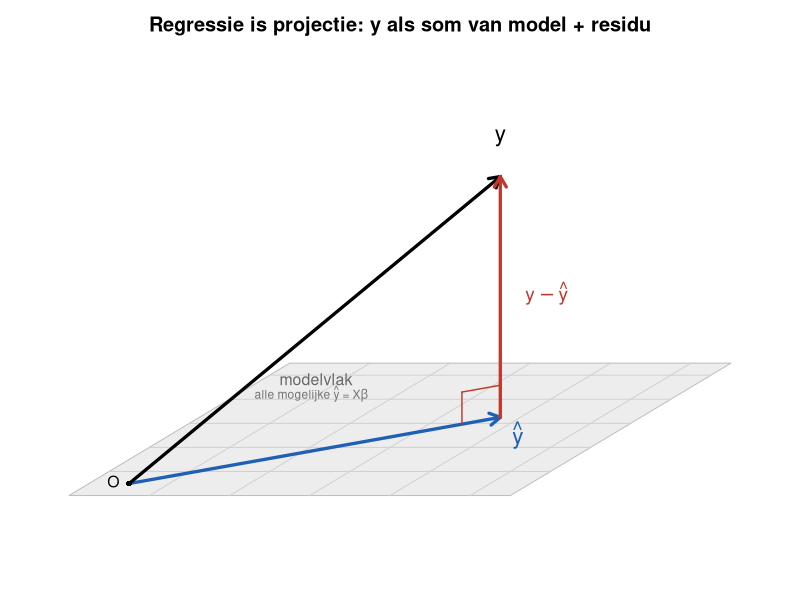

This figure's R source:
## ---- chunk 1
#| label: fig-projectie
#| fig-cap: "De waarneming y ligt buiten het modelvlak. De projectie ŷ is het dichtstbijzijnde punt ín het vlak; het residu y − ŷ verbindt beide en staat loodrecht op het vlak."
#| code-fold: true
#| code-summary: "Toon de R-code van deze figuur"
#| fig-width: 7
#| fig-height: 5.6

# --- 3D -> 2D: een eenvoudige schuine kijk op een 3D-scene ---
# --- indrukwekkend, maar gewoon gemaak met LLM's ;-) ---
iso <- function(x, y, z) {
  d <- 0.5
  cbind(x + d * y, z + d * y * 0.6)
}
P       <- function(p) iso(p[1], p[2], p[3])
arrow3d <- function(p, q, ...) { a <- P(p); b <- P(q)
  arrows(a[1], a[2], b[1], b[2], length = 0.12, ...) }
seg3d   <- function(p, q, ...) { a <- P(p); b <- P(q)
  segments(a[1], a[2], b[1], b[2], ...) }
lab3d   <- function(p, txt, ...) { a <- P(p); text(a[1], a[2], txt, ...) }

# --- de scene: oorsprong, projectie in het vlak, residu omhoog ---
O    <- c(0, 0, 0)
yhat <- c(2.6, 2.2, 0)   # projectie: ligt IN het modelvlak (z = 0)
res  <- c(0, 0, 2.4)     # residu: loodrecht uit het vlak
yobs <- yhat + res       # waarneming y

par(mar = c(0.5, 0.5, 2.4, 0.5))
box_pts <- rbind(P(c(-0.6,-0.6,0)), P(c(4.2,-0.6,0)), P(c(4.2,4.2,0)),
                 P(c(-0.6,4.2,0)), P(yobs + c(0,0,0.4)))
plot(box_pts, type = "n", asp = 1, axes = FALSE, xlab = "", ylab = "",
     main = "Regressie is projectie: y als som van model + residu")

# modelvlak (alle mogelijke voorspellingen Xβ)
corners <- rbind(P(c(-0.4,-0.4,0)), P(c(4.0,-0.4,0)),
                 P(c(4.0,4.0,0)), P(c(-0.4,4.0,0)))
polygon(corners, col = "grey93", border = "grey75")
for (t in seq(0.4, 3.6, by = 0.8)) {
  seg3d(c(t,-0.4,0), c(t,4.0,0), col = "grey82")
  seg3d(c(-0.4,t,0), c(4.0,t,0), col = "grey82")
}
lab3d(c(-0.3, 3.4, 0), "modelvlak", col = "grey40", cex = 0.95, pos = 4)
lab3d(c(-0.3, 2.9, 0),
      expression("alle mogelijke " * hat(y) * " = X" * beta),
      col = "grey45", cex = 0.72, pos = 4)

# de drie vectoren
arrow3d(O, yhat, col = "#1f5fb4", lwd = 3.2)                 # ŷ in het vlak
lab3d(yhat + c(0.15,0.05,0), expression(hat(y)),
      col = "#1f5fb4", cex = 1.35, pos = 1)
arrow3d(O, yobs, col = "black", lwd = 3.2)                   # y (waarneming)
lab3d(yobs + c(0,0,0.2), expression(y), col = "black", cex = 1.35, pos = 3)
arrow3d(yhat, yobs, col = "#c0392b", lwd = 3.2)              # residu
lab3d((yhat+yobs)/2 + c(0.15,0,0), expression(y - hat(y)),
      col = "#c0392b", cex = 1.15, pos = 4)

# rechte-hoek-markering aan de voet van het residu
h <- 0.32
u <- yhat / sqrt(sum(yhat^2))
cA <- yhat + c(0,0,h); cB <- yhat - c(u[1],u[2],0)*h*1.1
seg3d(cA, cA - c(u[1],u[2],0)*h*1.1, col = "#c0392b", lwd = 1.4)
seg3d(cB, cB + c(0,0,h),             col = "#c0392b", lwd = 1.4)

op <- P(O); points(op[1], op[2], pch = 16, cex = 0.8)
text(op[1], op[2], "O", pos = 2, cex = 0.95)
